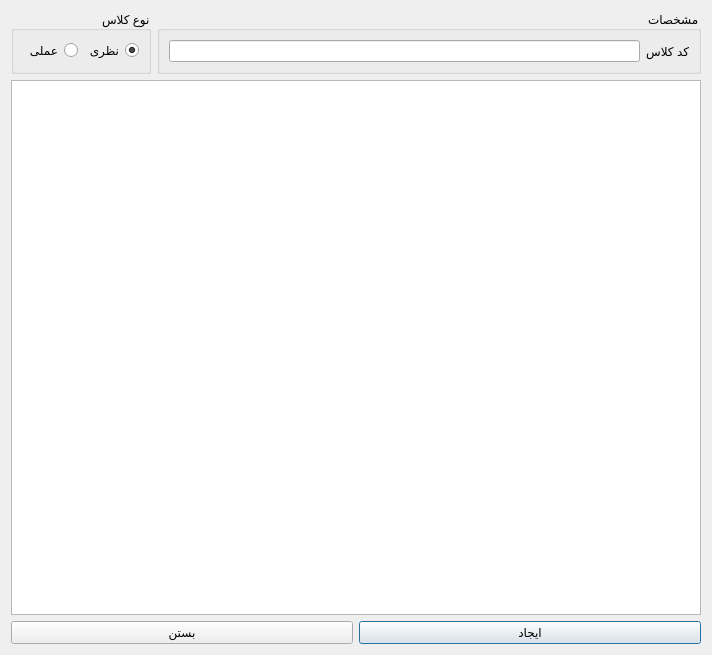
<?xml version="1.0" encoding="UTF-8"?>
<ui version="4.0">
 <class>Dialog</class>
 <widget class="QDialog" name="Dialog">
  <property name="geometry">
   <rect>
    <x>0</x>
    <y>0</y>
    <width>712</width>
    <height>655</height>
   </rect>
  </property>
  <property name="minimumSize">
   <size>
    <width>712</width>
    <height>655</height>
   </size>
  </property>
  <property name="maximumSize">
   <size>
    <width>712</width>
    <height>655</height>
   </size>
  </property>
  <property name="windowTitle">
   <string>Room</string>
  </property>
  <property name="layoutDirection">
   <enum>Qt::RightToLeft</enum>
  </property>
  <property name="locale">
   <locale language="Persian" country="Iran"/>
  </property>
  <layout class="QVBoxLayout" name="verticalLayout">
   <item>
    <layout class="QGridLayout" name="gridLayout">
     <property name="sizeConstraint">
      <enum>QLayout::SetMinimumSize</enum>
     </property>
     <item row="0" column="3">
      <widget class="QGroupBox" name="groupBox">
       <property name="title">
        <string>نوع کلاس</string>
       </property>
       <layout class="QHBoxLayout" name="horizontalLayout_2">
        <item>
         <widget class="QRadioButton" name="radioLec">
          <property name="text">
           <string>نظری</string>
          </property>
          <property name="checked">
           <bool>true</bool>
          </property>
         </widget>
        </item>
        <item>
         <widget class="QRadioButton" name="radioLab">
          <property name="text">
           <string>عملی</string>
          </property>
         </widget>
        </item>
       </layout>
      </widget>
     </item>
     <item row="0" column="2">
      <widget class="QGroupBox" name="groupBox_2">
       <property name="title">
        <string>مشخصات</string>
       </property>
       <layout class="QHBoxLayout" name="horizontalLayout_3">
        <item>
         <widget class="QLabel" name="lblName">
          <property name="text">
           <string>کد کلاس</string>
          </property>
          <property name="buddy">
           <cstring>lineEditName</cstring>
          </property>
         </widget>
        </item>
        <item>
         <widget class="QLineEdit" name="lineEditName"/>
        </item>
       </layout>
      </widget>
     </item>
    </layout>
   </item>
   <item>
    <widget class="QTableView" name="tableSchedule"/>
   </item>
   <item>
    <layout class="QHBoxLayout" name="horizontalLayout">
     <item>
      <widget class="QPushButton" name="btnFinish">
       <property name="text">
        <string>ایجاد</string>
       </property>
       <property name="shortcut">
        <string>Ctrl+S</string>
       </property>
      </widget>
     </item>
     <item>
      <widget class="QPushButton" name="btnCancel">
       <property name="text">
        <string>بستن</string>
       </property>
      </widget>
     </item>
    </layout>
   </item>
  </layout>
 </widget>
 <tabstops>
  <tabstop>lineEditName</tabstop>
  <tabstop>radioLec</tabstop>
  <tabstop>radioLab</tabstop>
  <tabstop>tableSchedule</tabstop>
  <tabstop>btnFinish</tabstop>
  <tabstop>btnCancel</tabstop>
 </tabstops>
 <resources/>
 <connections/>
</ui>
